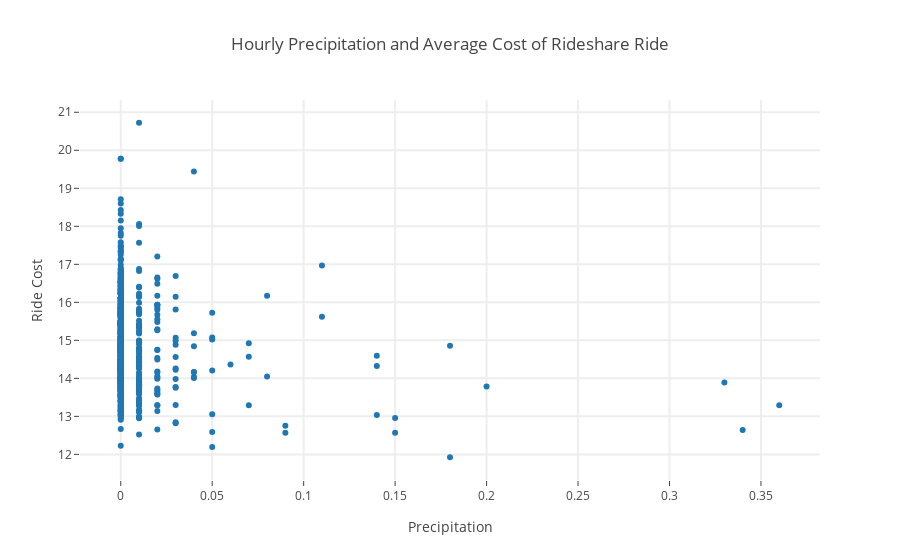

Notebook cell for this chart:
### Code cell
trace = go.Scatter(
    x = final['precip'],
    y = final['cost'],
    mode = 'markers'
)
layout= go.Layout(
    title= 'Hourly Precipitation and Average Cost of Rideshare Ride',
    hovermode= 'closest',
    xaxis= dict(
        title= 'Precipitation',
        ticklen= 5,
        zeroline= False,
        gridwidth= 2,
    ),
    yaxis=dict(
        title= 'Ride Cost',
        ticklen= 5,
        gridwidth= 2,
    ),
    showlegend= False
)
#data = [trace]
fig= go.Figure(data=[trace], layout=layout)

# Plot and embed in ipython notebook!
pyo.iplot(fig)

### Figure 1 — Plotly figure (JSON) as saved in the notebook; plotly's stock layout.template omitted (floating-point values rounded to 4 significant figures; data arrays with more than 128 entries replaced by an {"elided": "..."} marker saying what was removed)
{"data": [{"mode": "markers", "type": "scatter", "uid": "15d01c00-083e-4593-90fe-8a58d80ddbaa", "x": {"elided": "793 float values"}, "y": {"elided": "793 float values"}}], "layout": {"hovermode": "closest", "showlegend": false, "title": "Hourly Precipitation and Average Cost of Rideshare Ride", "xaxis": {"gridwidth": 2, "ticklen": 5, "title": "Precipitation", "zeroline": false}, "yaxis": {"gridwidth": 2, "ticklen": 5, "title": "Ride Cost"}}}
